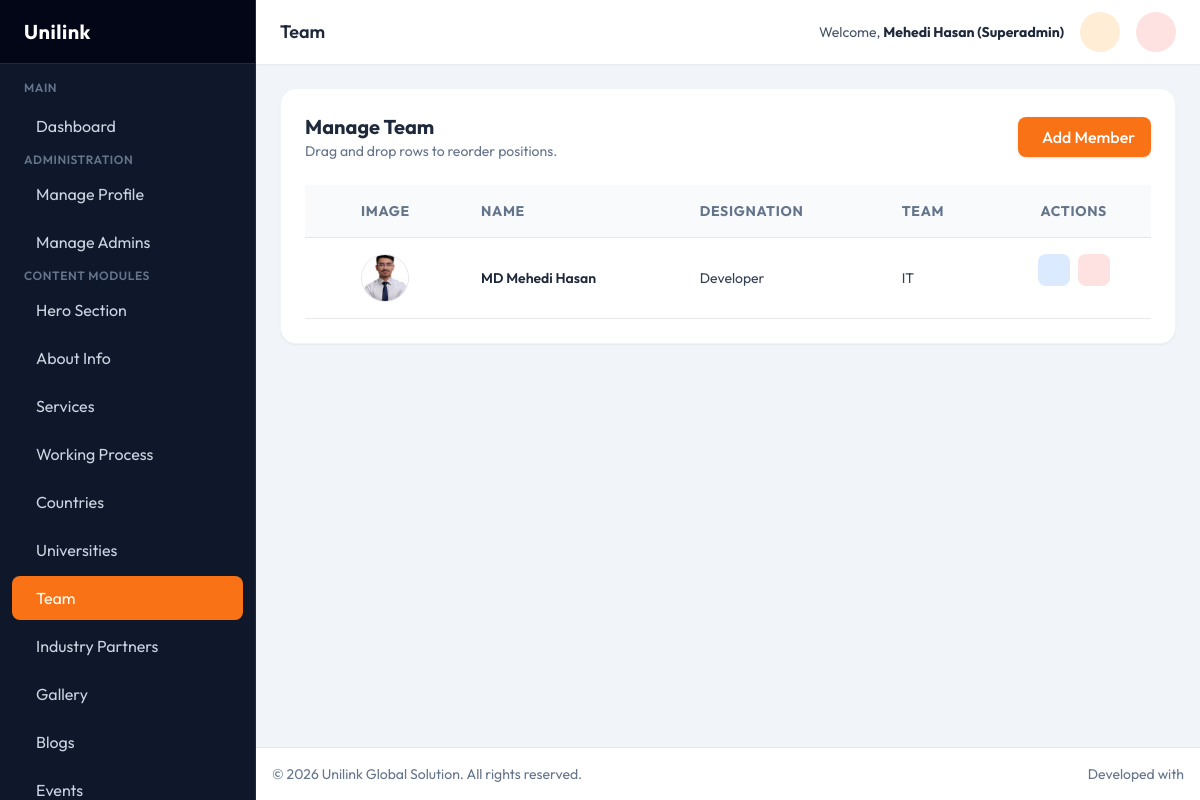
Page /admin/team.php (signed in) on the committed database.
### tables this page shows
CREATE TABLE `team` (
  `id` int(11) NOT NULL,
  `profile_image` varchar(255) DEFAULT NULL,
  `name` varchar(255) DEFAULT NULL,
  `team_name` varchar(100) DEFAULT NULL,
  `designation` varchar(255) DEFAULT NULL,
  `say` text DEFAULT NULL,
  `joining_date` date DEFAULT NULL,
  `blood_group` varchar(10) DEFAULT NULL,
  `certified_by` varchar(255) DEFAULT NULL,
  `position` int(11) NOT NULL DEFAULT 0
);

### admin/team.php (the view, shortened to what this page needs)
<?php
require_once __DIR__ . '/components/header.php';
$team_members = $pdo->query("SELECT * FROM team ORDER BY position ASC")->fetchAll();
?>
<div class="bg-white rounded-2xl shadow-sm border border-slate-100 p-6 mb-6">
    <div class="flex flex-col sm:flex-row justify-between items-start sm:items-center gap-4 mb-6">
        <div>
            <h3 class="text-xl font-bold text-slate-800">Manage Team</h3>
            <p class="text-slate-500 text-sm">Drag and drop rows to reorder positions.</p>
        </div>
        <button onclick="openModal()" class="px-4 py-2 bg-secondary hover:bg-accent text-white font-medium rounded-lg shadow transform transition flex items-center gap-2">
            <i class="ph ph-plus-circle text-xl"></i> Add Member
        </button>
    </div>
    <div class="overflow-x-auto">
        <table class="w-full text-left border-collapse" id="teamTable">
            <thead>
                <tr class="bg-slate-50 text-slate-500 text-sm uppercase tracking-wider">
                    <th class="p-4 border-b w-10"></th>
                    <th class="p-4 border-b">Image</th>
                    <th class="p-4 border-b">Name</th>
                    <th class="p-4 border-b">Designation</th>
                    <th class="p-4 border-b">Team</th>
                    <th class="p-4 border-b text-center">Actions</th>
                </tr>
            </thead>
            <tbody id="sortableBody" class="text-slate-700 text-sm">
                <?php foreach($team_members as $member): ?>
                <tr class="hover:bg-slate-50 border-b cursor-move" data-id="<?php echo $member['id']; ?>">
                    <td class="p-4 text-slate-400"><i class="ph ph-dots-six-vertical text-xl"></i></td>
                    <td class="p-4">
                        <?php if($member['profile_image']): ?>
                        <div class="w-12 h-12 rounded-full overflow-hidden border">
                            <img src="../uploads/team/<?php echo $member['profile_image']; ?>" class="w-full h-full object-cover">
                        </div>
                        <?php else: ?>
                        <div class="w-12 h-12 rounded-full bg-slate-200 flex items-center justify-center">
                            <i class="ph ph-user text-xl text-slate-400"></i>
                        </div>
                        <?php endif; ?>
                    </td>
                    <td class="p-4 font-semibold text-slate-800"><?php echo htmlspecialchars($member['name']); ?></td>
                    <td class="p-4"><?php echo htmlspecialchars($member['designation']); ?></td>
                    <td class="p-4"><?php echo htmlspecialchars($member['team_name']); ?></td>
                    <td class="p-4 flex gap-2 justify-center">
                        <button type="button" onclick='editMember(<?php echo json_encode($member); ?>)' class="w-8 h-8 rounded-lg bg-blue-100 text-blue-600 flex items-center justify-center hover:bg-blue-200 transition">
                        </button>
                        <form action="team.php" method="POST" onsubmit="return confirm('Delete this member?');" class="inline">
                            <button type="submit" class="w-8 h-8 rounded-lg bg-red-100 text-red-600 flex items-center justify-center hover:bg-red-200 transition">
                            </button>
                        </form>
                    </td>
                </tr>
                <?php endforeach; ?>
            </tbody>
        </table>
    </div>
</div>
<?php require_once __DIR__ . '/components/footer.php'; ?>

### admin/components/header.php (style rules this page uses)
body { font-family: 'Outfit', sans-serif; background-color: #f1f5f9; color: #334155; }

### rows in the picture
team: profile_image (picture), name "MD Mehedi Hasan", designation "Developer", team_name "IT"

### other values in the picture
str_replace(['_', '.php'], [' ', ''], $current_page) "Team"
$_SESSION['admin_name'] "Mehedi Hasan (Superadmin)"
